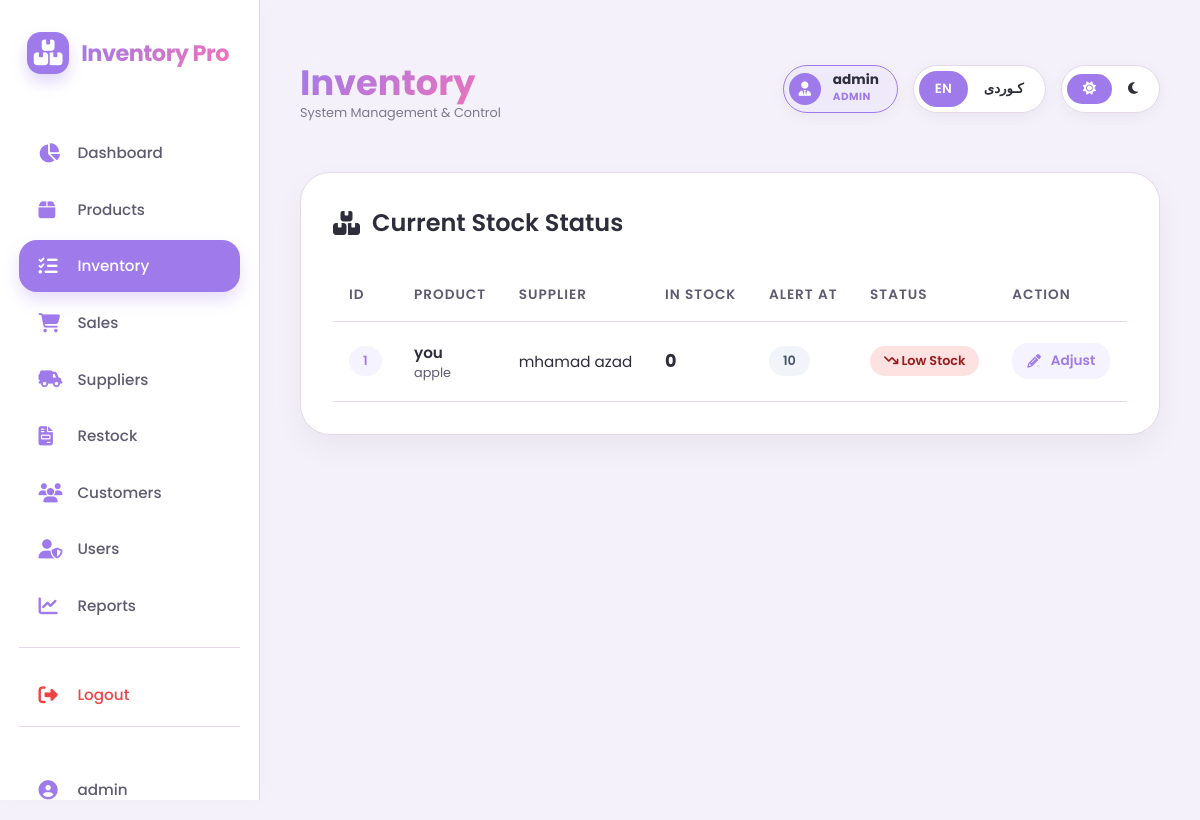
The page /inventory.php (signed in) on the database its author committed.
### tables this page shows
CREATE TABLE `inventory` (
  `InventoryID` int(11) NOT NULL,
  `ProductID` int(11) NOT NULL,
  `QuantityInStock` int(11) NOT NULL DEFAULT 0,
  `ReorderLevel` int(11) NOT NULL DEFAULT 0
);

CREATE TABLE `product` (
  `ProductID` int(11) NOT NULL,
  `Name` varchar(100) NOT NULL,
  `Brand` varchar(100) DEFAULT NULL,
  `Category` varchar(50) DEFAULT NULL,
  `Size` varchar(20) DEFAULT NULL,
  `Gender` varchar(20) DEFAULT NULL,
  `Description` text DEFAULT NULL,
  `SupplierID` int(11) NOT NULL
);

CREATE TABLE `supplier` (
  `SupplierID` int(11) NOT NULL,
  `SupplierName` varchar(100) NOT NULL,
  `Phone` varchar(20) DEFAULT NULL,
  `Email` varchar(100) DEFAULT NULL,
  `Address` varchar(255) DEFAULT NULL
);

### inventory.php (the view, shortened to what this page needs)
<?php
require_once 'db_connect.php';
$stmt = $pdo->query("SELECT i.ProductID, i.QuantityInStock, i.ReorderLevel, p.Name AS ProductName, p.Brand, s.SupplierName FROM Inventory i JOIN Product p ON i.ProductID = p.ProductID JOIN Supplier s ON p.SupplierID = s.SupplierID ORDER BY p.Name ASC");
$inventory_items = $stmt->fetchAll();
?>
<?php
$page_title_en = 'Inventory';
include 'includes/header.php';
?>
<div class="card">
    <div class="card-header">
        <h2>
            <i class="fas fa-boxes-stacked"></i>
            <span data-lang-en>Current Stock Status</span>
        </h2>
    </div>
    <div class="table-container">
        <table>
            <thead>
                <tr>
                    <th>ID</th>
                    <th><span data-lang-en>Product</span><span data-lang-ckb>بەرهەم</span></th>
                    <th><span data-lang-en>Supplier</span><span data-lang-ckb>دابینکەر</span></th>
                    <th><span data-lang-en>In Stock</span><span data-lang-ckb>بەردەست</span></th>
                    <th><span data-lang-en>Alert at</span><span data-lang-ckb>ئاگاداری</span></th>
                    <th><span data-lang-en>Status</span><span data-lang-ckb>بارودۆخ</span></th>
                    <th><span data-lang-en>Action</span><span data-lang-ckb>کردار</span></th>
                </tr>
            </thead>
            <tbody>
                <?php foreach ($inventory_items as $item): ?>
                <?php $is_low = $item['QuantityInStock'] <= $item['ReorderLevel']; ?>
                <tr>
                    <td><span class="badge" style="background: var(--icon-bg); color: var(--accent-purple);"><?php echo htmlspecialchars($item['ProductID']); ?></span></td>
                    <td>
                        <div style="font-weight: 600;"><?php echo htmlspecialchars($item['ProductName']); ?></div>
                        <div style="font-size: 0.8rem; color: var(--text-secondary);"><?php echo htmlspecialchars($item['Brand']); ?></div>
                    </td>
                    <td><?php echo htmlspecialchars($item['SupplierName']); ?></td>
                    <td><strong style="font-size: 1.1rem;"><?php echo htmlspecialchars($item['QuantityInStock']); ?></strong></td>
                    <td><span class="badge" style="background: #f1f5f9; color: #475569;"><?php echo htmlspecialchars($item['ReorderLevel']); ?></span></td>
                    <td>
                        <?php if ($is_low): ?>
                            <span class="badge badge-warning">
                                <i class="fas fa-arrow-trend-down"></i>
                                <span data-lang-en>Low Stock</span>
                            </span>
                        <?php endif; ?>
                    </td>
                    <td>
                        <a href="inventory.php?edit_id=<?php echo $item['ProductID']; ?>" class="btn" style="padding: 8px 15px; background: #f5f3ff; color: var(--accent-purple); font-size: 0.85rem;">
                            <i class="fas fa-pencil"></i>
                            <span data-lang-en>Adjust</span>
                        </a>
                    </td>
                </tr>
                <?php endforeach; ?>
            </tbody>
        </table>
    </div>
</div>
<?php include 'includes/footer.php'; ?>

### includes/header.php (shortened to what this page needs)
<!DOCTYPE html>
<html lang="en" data-theme="light">
<head>
    <link rel="stylesheet" href="https://cdnjs.cloudflare.com/ajax/libs/font-awesome/6.4.0/css/all.min.css">
    <link rel="stylesheet" href="assets/css/style.css">
</head>
<body>
<?php if (!isset($hide_sidebar) || !$hide_sidebar): ?>
    <?php include 'includes/sidebar.php'; ?>
    <main class="main">
        <div class="top-bar">
            <div class="page-title">
                <h1>
                    <span data-lang-en><?php echo $page_title_en ?? 'Inventory'; ?></span>
                </h1>
                <div style="font-size: 0.8rem; color: var(--text-secondary); margin-top: -5px; opacity: 0.8;">
                    <span data-lang-en>System Management & Control</span>
                </div>
            </div>
            <div class="controls">
                <div class="control-pill" style="padding-inline-end: 18px; gap: 12px; border: 1px solid var(--accent-purple); background: rgba(159, 122, 234, 0.05);">
                    <div style="background: var(--accent-purple); color: white; width: 32px; height: 32px; border-radius: 50%; display: flex; align-items: center; justify-content: center; font-size: 0.9rem;">
                        <i class="fas fa-user-tie"></i>
                    </div>
                    <div>
                        <div style="font-weight: 700; font-size: 0.85rem; color: var(--text-primary); line-height: 1;">
                            <?php echo htmlspecialchars($_SESSION['username'] ?? 'User'); ?>
                        </div>
                        <div style="font-size: 0.65rem; color: var(--accent-purple); text-transform: uppercase; letter-spacing: 0.5px; font-weight: 700; margin-top: 2px;">
                            <?php echo htmlspecialchars($_SESSION['role'] ?? 'Staff'); ?>
                        </div>
                    </div>
                </div>
                <div class="control-pill">
                    <button id="btnEn">EN</button>
                    <button id="btnKu">کـوردی</button>
                </div>
                <div class="control-pill">
                    <button id="btnLight"><i class="fas fa-sun"></i></button>
                    <button id="btnDark"><i class="fas fa-moon"></i></button>
                </div>
            </div>
        </div>
<?php endif; ?>

### includes/sidebar.php (shortened to what this page needs)
<aside class="sidebar">
    <div class="logo-area">
        <div class="logo-icon"><i class="fas fa-boxes-stacked"></i></div>
        <span class="logo-text">Inventory Pro</span>
    </div>
    <div class="nav">
        <a href="dashboard.php" class="nav-item <?php echo basename($_SERVER['PHP_SELF']) == 'dashboard.php' ? 'active' : ''; ?>">
            <i class="fas fa-chart-pie"></i>
            <span data-lang-en>Dashboard</span>
        </a>
        <a href="products.php" class="nav-item <?php echo basename($_SERVER['PHP_SELF']) == 'products.php' ? 'active' : ''; ?>">
            <i class="fas fa-box"></i>
            <span data-lang-en>Products</span>
        </a>
        <a href="inventory.php" class="nav-item <?php echo basename($_SERVER['PHP_SELF']) == 'inventory.php' ? 'active' : ''; ?>">
            <i class="fas fa-list-check"></i>
            <span data-lang-en>Inventory</span>
        </a>
        <a href="sales_orders.php" class="nav-item <?php echo basename($_SERVER['PHP_SELF']) == 'sales_orders.php' ? 'active' : ''; ?>">
            <i class="fas fa-cart-shopping"></i>
            <span data-lang-en>Sales</span>
        </a>
        <a href="suppliers.php" class="nav-item <?php echo basename($_SERVER['PHP_SELF']) == 'suppliers.php' ? 'active' : ''; ?>">
            <i class="fas fa-truck-field"></i>
            <span data-lang-en>Suppliers</span>
        </a>
        <a href="supplier_orders.php" class="nav-item <?php echo basename($_SERVER['PHP_SELF']) == 'supplier_orders.php' ? 'active' : ''; ?>">
            <i class="fas fa-file-invoice"></i>
            <span data-lang-en>Restock</span>
        </a>
        <a href="customers.php" class="nav-item <?php echo basename($_SERVER['PHP_SELF']) == 'customers.php' ? 'active' : ''; ?>">
            <i class="fas fa-users"></i>
            <span data-lang-en>Customers</span>
        </a>
        <a href="users.php" class="nav-item <?php echo basename($_SERVER['PHP_SELF']) == 'users.php' ? 'active' : ''; ?>">
            <i class="fas fa-user-shield"></i>
            <span data-lang-en>Users</span>
        </a>
        <a href="reports.php" class="nav-item <?php echo basename($_SERVER['PHP_SELF']) == 'reports.php' ? 'active' : ''; ?>">
            <i class="fas fa-chart-line"></i>
            <span data-lang-en>Reports</span>
        </a>
        <div style="margin-top: 1rem; border-top: 1px solid var(--border-light); padding-top: 1rem;">
            <a href="logout.php" class="nav-item" style="color: #ef4444;">
                <i class="fas fa-sign-out-alt" style="color: #ef4444;"></i>
                <span data-lang-en>Logout</span>
            </a>
        </div>
    </div>
    <div class="sidebar-footer">
        <div class="nav-item">
            <i class="fas fa-user-circle"></i>
            <span><?php echo $_SESSION['username'] ?? 'User'; ?></span>
        </div>
    </div>
</aside>

### includes/footer.php (shortened to what this page needs)
    <?php if (!isset($hide_sidebar) || !$hide_sidebar): ?>
    </main>
    <?php endif; ?>
</body>
</html>

### rows shown on the page
inventory: ProductID "1", ProductID.Name "you", ProductID.Brand "apple", supplier.SupplierName "mhamad azad", QuantityInStock "0", ReorderLevel "10", shows "Low Stock"

### other values the page prints
$_SESSION['username'] "admin"
$page_title_en "Inventory"
$_SESSION['role'] "ADMIN"
